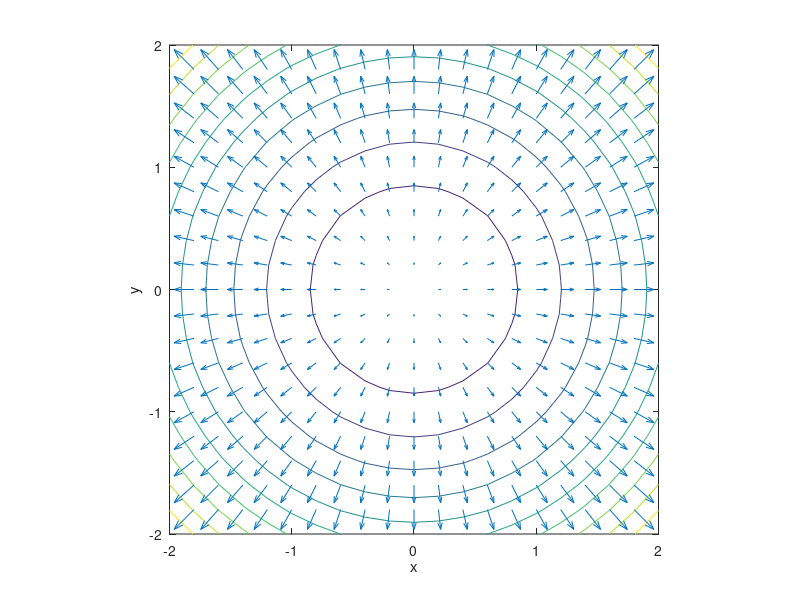

Source code (MATLAB):
% 排版示例：合并等高线与梯度方向图。
% 改编自 CUMCM 模板 code/code_example.m，补全原示例的输入变量。

[X, Y] = meshgrid(-2:0.2:2);
Z = X.^2 + Y.^2;
[U, V] = gradient(Z, 0.2, 0.2);

figure;
contour(X, Y, Z);
hold on;
quiver(X, Y, U, V);
hold off;
axis equal;
xlabel('x');
ylabel('y');
